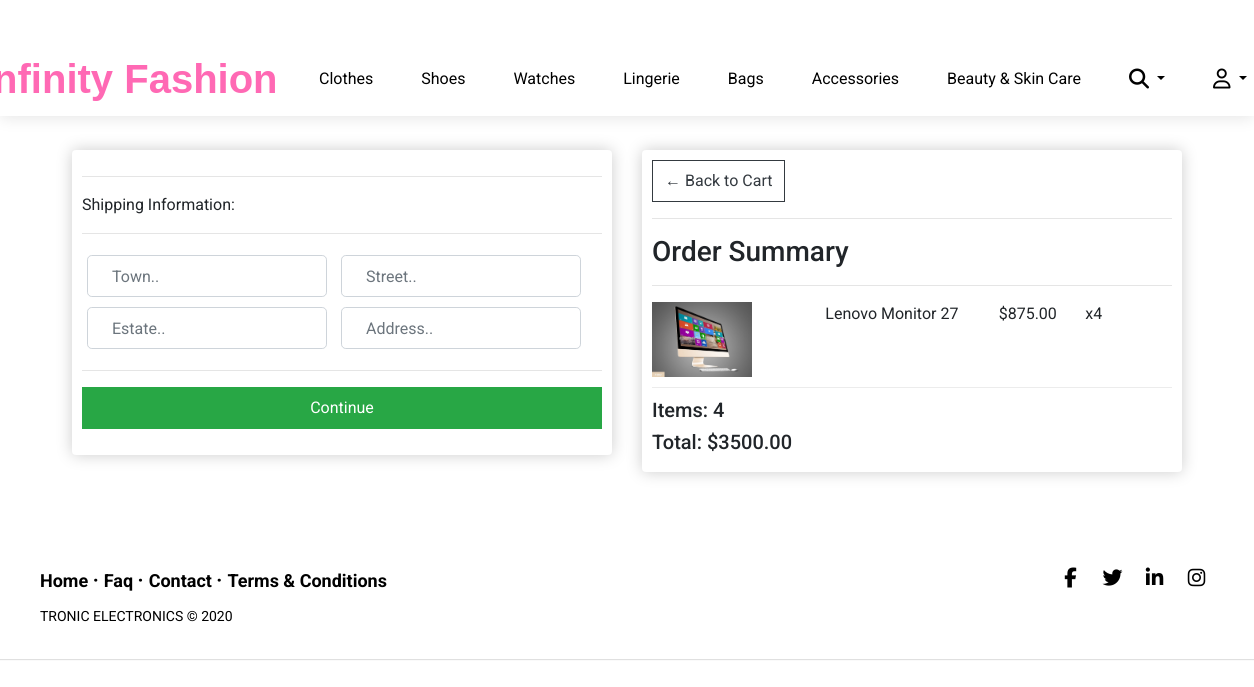
Page /checkout/ (signed in) on the committed database.
### shop/models.py (models this page shows, shortened)
class OrderItem(models.Model):
    product = models.ForeignKey(Product, on_delete=models.SET_NULL, null=True)
    order = models.ForeignKey(Order, on_delete=models.SET_NULL, null=True)
    quantity = models.IntegerField(default=0, null=True, blank=True)
    date_added = models.DateTimeField(auto_now_add=True)
    @property
    def get_total(self):
        total = self.product.price * self.quantity
        return total

class Product(models.Model):
    category_choices = (
        ('Computing', 'Computing'),
        ('Gaming', 'Gaming'),
        ('Phones', 'Phones'),
        ('TV & Vidoe', 'TV & Video'),
        ('Photography', 'Photography'),
        ('Music & Sound', 'Music & Sound'),
        ('Home Applliances', 'Home Applliances'),
        ('Office Electronics', 'Office Electronics')
    )
    name = models.CharField(max_length=100, null=False, blank=False)
    price = models.DecimalField(decimal_places=2, max_digits=7)
    description = models.CharField(max_length=150, null=True, blank=True)
    category = models.CharField(
        max_length=150, choices=category_choices, default='Computing')
    vendor = models.ForeignKey(
        Vendor, on_delete=models.SET_NULL, null=True, blank=True,)
    image = models.ImageField(null=True, blank=True)
    @property
    def imageURL(self):
        try:
            url = self.image.url
        except:
            url = ''
        return url

class Order(models.Model):
    customer = models.ForeignKey(
        Customer, on_delete=models.SET_NULL, blank=True, null=True)
    date_ordered = models.DateTimeField(auto_created=True, null=True)
    complete = models.BooleanField(default=False)
    transaction_id = models.CharField(max_length=254, null=True)
    shipping = models.BooleanField(default=True)
    @property
    def get_cart_total(self):
        orderitems = self.orderitem_set.all()
        total = sum([item.get_total for item in orderitems])
        return total
    @property
    def get_cart_items(self):
        orderitems = self.orderitem_set.all()
        total = sum([item.quantity for item in orderitems])
        return total

### shop/views.py (the view)
# urls.py: path('checkout/', CheckoutPage, name='checkout'),
def CheckoutPage(request):
    data = cartData(request)
    cartItems = data['cartItems']
    order = data['order']
    items = data['items']
    if request.user.is_authenticated:
        checkout_total = order.get_cart_total
    else:
        checkout_total = order['get_cart_total']
    context = {"data": data, "order": order, "items": items,
               "cartItems": cartItems, "checkout_total": checkout_total, }
    return render(request, 'checkout.html', context)

### shop/utils.py (called while the page is built)
def cartData(request):
    if request.user.is_authenticated:
        customer, created = Customer.objects.get_or_create(user=request.user)
        order, created = Order.objects.get_or_create(
            customer=customer, complete=False)
        items = order.orderitem_set.all()
        cartItems = order.get_cart_items
    else:
        cookieData = cookieCart(request)
        cartItems = cookieData['cartItems']
        order = cookieData['order']
        items = cookieData['items']
    return {'cartItems': cartItems, 'order': order, 'items': items}

### shop/templates/checkout.html (shortened to what this page needs)
{% extends 'base.html' %} {% load static %} {% block content %}
<div class="row">
  <div class="col-lg-6">
    <div class="box-element" id="form-wrapper">
      <form id="form">
        <div id="shipping-info">
          <hr />
          <p>Shipping Information:</p>
          <hr />
          <div class="form-field">
            <input
              class="form-control"
              type="text"
              name="town"
              placeholder="Town.."
            />
          </div>
          <div class="form-field">
            <input
              class="form-control"
              type="text"
              name="street"
              placeholder="Street.."
            />
          </div>
          <div class="form-field">
            <input
              class="form-control"
              type="text"
              name="estate"
              placeholder="Estate.."
            />
          </div>
          <div class="form-field">
            <input
              class="form-control"
              type="text"
              name="address"
              placeholder="Address.."
            />
          </div>
        </div>
        <hr />
        <input
          id="form-button"
          class="btn btn-success btn-block"
          type="submit"
          value="Continue"
        />
      </form>
    </div>
    <br />
    <br>
  </div>
  <br />
  <div class="col-lg-6">
    <div class="box-element">
      <a class="btn btn-outline-dark" href="{% url 'cart' %}">&#x2190; Back to Cart</a>
      <hr />
      <h3>Order Summary</h3>
      <hr />
      {% for item in items %}
      <div class="cart-row">
        <div style="flex: 2">
          <img class="row-image" src="{{ item.product.imageURL }}" />
        </div>
        <div style="flex: 2">
          <p>{{ item.product.name}}</p>
        </div>
        <div style="flex: 1">
          <p>${{item.product.price|floatformat:2}}</p>
        </div>
        <div style="flex: 1">
          <p>x{{item.quantity}}</p>
        </div>
      </div>
      {% endfor %}
      <h5>Items: {{order.get_cart_items}}</h5>
      <h5>Total: ${{order.get_cart_total|floatformat:2}}</h5>
    </div>
  </div>
</div>
{% endblock %}

### static/css/main.css (style rules this page uses)
.form-control { height: calc(2.5rem + 2px); padding: 0.5rem 1.5rem; font-size: 1rem; line-height: 1.5; border-radius: 0.3rem; }
.btn { font-size: 1rem; padding: 0.5rem 0.75rem; font-size: 1rem; line-height: 1.5; border-radius: 0.25rem; }
.cart-row { display: flex; align-items: flex-stretch; padding-bottom: 10px; margin-bottom: 10px; border-bottom: 1px solid #ececec; }
.row-image { width: 100px; }
.form-field { width: 250px; display: inline-block; padding: 5px; }
.box-element { box-shadow: hsl(0, 0%, 80%) 0 0 16px; background-color: #fff; border-radius: 4px; padding: 10px; }
.col-lg-4, .col-lg-6, .col-lg-8, .col-lg-12 { margin-top: 10px; }
.btn { border-radius: 0; }

### shop/templates/checkout.html (style rules this page uses)
.cart-row { display: flex; align-items: flex-stretch; padding-bottom: 10px; margin-bottom: 10px; border-bottom: 1px solid #ececec; }
.row-image { width: 100px; }
.form-field { width: 250px; display: inline-block; padding: 5px; }

### shop/templates/footer.html (style rules this page uses)
* { font-family: Roboto; }

### rows in the picture
OrderItem: product.imageURL (picture), product.name "Lenovo Monitor 27", product.price "875.00", quantity "4"
Order: get_cart_items "4", get_cart_total "3500.00"
